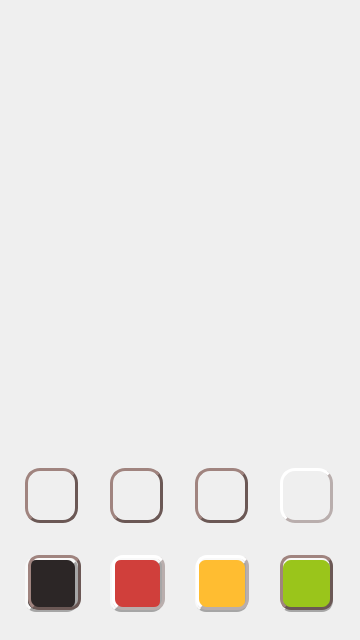
<?xml version="1.0" encoding="UTF-8"?>
<ui version="4.0">
 <class>NotePainterWidget</class>
 <widget class="QWidget" name="NotePainterWidget">
  <property name="geometry">
   <rect>
    <x>0</x>
    <y>0</y>
    <width>360</width>
    <height>640</height>
   </rect>
  </property>
  <property name="sizePolicy">
   <sizepolicy hsizetype="Fixed" vsizetype="Fixed">
    <horstretch>0</horstretch>
    <verstretch>0</verstretch>
   </sizepolicy>
  </property>
  <property name="minimumSize">
   <size>
    <width>360</width>
    <height>640</height>
   </size>
  </property>
  <property name="maximumSize">
   <size>
    <width>360</width>
    <height>640</height>
   </size>
  </property>
  <property name="windowTitle">
   <string>Form</string>
  </property>
  <property name="styleSheet">
   <string notr="true">#NotePainterWidget {
	background-image: url(:/backgrounds/images/paperbg_slide);
	background-attachment: fixed;
}</string>
  </property>
  <widget class="QWidget" name="BackgroundMenu" native="true">
   <property name="enabled">
    <bool>true</bool>
   </property>
   <property name="geometry">
    <rect>
     <x>0</x>
     <y>0</y>
     <width>360</width>
     <height>641</height>
    </rect>
   </property>
   <property name="styleSheet">
    <string notr="true">#BackgroundMenu{
	background-image: url(:/backgrounds/images/background_menu);
	background-attachment: fixed;
}</string>
   </property>
   <widget class="QPushButton" name="closeButton">
    <property name="geometry">
     <rect>
      <x>0</x>
      <y>0</y>
      <width>360</width>
      <height>440</height>
     </rect>
    </property>
    <property name="styleSheet">
     <string notr="true">#closeButton{
	height: 440px;
	width: 360px;
	background-image: none;
	background-color: transparent;
}

#closeButton:pressed{
	background-image: none;
	background-color: transparent;
}
</string>
    </property>
    <property name="text">
     <string/>
    </property>
    <property name="flat">
     <bool>true</bool>
    </property>
   </widget>
   <widget class="QWidget" name="buttonWidget" native="true">
    <property name="geometry">
     <rect>
      <x>0</x>
      <y>440</y>
      <width>361</width>
      <height>201</height>
     </rect>
    </property>
    <layout class="QGridLayout" name="gridLayout">
     <item row="0" column="0">
      <widget class="QPushButton" name="menuButton">
       <property name="enabled">
        <bool>true</bool>
       </property>
       <property name="minimumSize">
        <size>
         <width>55</width>
         <height>55</height>
        </size>
       </property>
       <property name="maximumSize">
        <size>
         <width>55</width>
         <height>55</height>
        </size>
       </property>
       <property name="styleSheet">
        <string notr="true">QPushButton {
	height: 55px;
	width: 55px;
    font: 1em;
    margin: 0 1px 0 1px;
    color: white;
 background-color: qlineargradient(x1: 0, y1: 0, x2: 0, y2: 1,
                                      stop: 0 #8f7572, stop: 1 #6b5855);
    border-style: outset;
    border-radius: 15px;
    border-width: 3px;
    border-color: #6b5855;
}
 
QPushButton:pressed {
 background-color: qlineargradient(x1: 0, y1: 0, x2: 0, y2: 1,
                                      stop: 0 #6b5855, stop: 1 #8f7572);
}</string>
       </property>
       <property name="text">
        <string/>
       </property>
       <property name="icon">
        <iconset resource="images.qrc">
         <normaloff>:/menu/images/openMenu.png</normaloff>:/menu/images/openMenu.png</iconset>
       </property>
       <property name="iconSize">
        <size>
         <width>27</width>
         <height>27</height>
        </size>
       </property>
       <property name="flat">
        <bool>true</bool>
       </property>
      </widget>
     </item>
     <item row="1" column="0">
      <widget class="QPushButton" name="blackButton">
       <property name="enabled">
        <bool>true</bool>
       </property>
       <property name="minimumSize">
        <size>
         <width>55</width>
         <height>55</height>
        </size>
       </property>
       <property name="maximumSize">
        <size>
         <width>55</width>
         <height>55</height>
        </size>
       </property>
       <property name="styleSheet">
        <string notr="true">QPushButton {
	height: 60px;
	width: 60px;
    /* Font size just 1.*/
    font: 1em;
    margin: 0 1px 0 1px;
    color: white;

    border-style: outset;
    border-radius: 11px;
    border-width: 3px;
    border-color: rgb(166, 166, 166);

    background-color: #2c2626;
}
 
QPushButton:pressed {	
	border-color: rgb(90, 91, 106);
}</string>
       </property>
       <property name="text">
        <string/>
       </property>
       <property name="flat">
        <bool>true</bool>
       </property>
      </widget>
     </item>
     <item row="0" column="8">
      <widget class="QPushButton" name="penButton">
       <property name="enabled">
        <bool>true</bool>
       </property>
       <property name="minimumSize">
        <size>
         <width>55</width>
         <height>55</height>
        </size>
       </property>
       <property name="maximumSize">
        <size>
         <width>55</width>
         <height>55</height>
        </size>
       </property>
       <property name="styleSheet">
        <string notr="true">QPushButton {
	height: 55px;
	width: 55px;
    font: 1em;
    margin: 0 1px 0 1px;
    color: white;
	background-color: qlineargradient(x1: 0, y1: 0, x2: 0, y2: 1,
                                      stop: 0 #8f7572, stop: 1 #6b5855);
    border-style: outset;
    border-radius: 15px;
    border-width: 3px;
    border-color: #6b5855;
}
 
QPushButton:checked {
 	background-color: qlineargradient(x1: 0, y1: 0, x2: 0, y2: 1,
                                      stop: 0 #6b5855, stop: 1 #8f7572);
    border-color: #b9aead;
}</string>
       </property>
       <property name="text">
        <string/>
       </property>
       <property name="icon">
        <iconset resource="images.qrc">
         <normaloff>:/icon/images/penIcon.png</normaloff>:/icon/images/penIcon.png</iconset>
       </property>
       <property name="iconSize">
        <size>
         <width>27</width>
         <height>27</height>
        </size>
       </property>
       <property name="checkable">
        <bool>true</bool>
       </property>
       <property name="checked">
        <bool>true</bool>
       </property>
       <property name="flat">
        <bool>true</bool>
       </property>
      </widget>
     </item>
     <item row="0" column="4">
      <widget class="QPushButton" name="rubberButton">
       <property name="enabled">
        <bool>true</bool>
       </property>
       <property name="minimumSize">
        <size>
         <width>55</width>
         <height>55</height>
        </size>
       </property>
       <property name="maximumSize">
        <size>
         <width>55</width>
         <height>55</height>
        </size>
       </property>
       <property name="styleSheet">
        <string notr="true">QPushButton {
	height: 55px;
	width: 55px;
    font: 1em;
    margin: 0 1px 0 1px;
    color: white;
	background-color: qlineargradient(x1: 0, y1: 0, x2: 0, y2: 1,
                                      stop: 0 #8f7572, stop: 1 #6b5855);
    border-style: outset;
    border-radius: 15px;
    border-width: 3px;
    border-color: #6b5855;
}
 
QPushButton:checked {
 	background-color: qlineargradient(x1: 0, y1: 0, x2: 0, y2: 1,
                                      stop: 0 #6b5855, stop: 1 #8f7572);
    border-color: #b9aead;
}</string>
       </property>
       <property name="text">
        <string/>
       </property>
       <property name="icon">
        <iconset resource="images.qrc">
         <normaloff>:/icon/images/rubberIcon.png</normaloff>:/icon/images/rubberIcon.png</iconset>
       </property>
       <property name="iconSize">
        <size>
         <width>27</width>
         <height>27</height>
        </size>
       </property>
       <property name="checkable">
        <bool>true</bool>
       </property>
       <property name="flat">
        <bool>true</bool>
       </property>
      </widget>
     </item>
     <item row="0" column="2">
      <widget class="QPushButton" name="clearButton">
       <property name="enabled">
        <bool>true</bool>
       </property>
       <property name="minimumSize">
        <size>
         <width>55</width>
         <height>55</height>
        </size>
       </property>
       <property name="maximumSize">
        <size>
         <width>55</width>
         <height>55</height>
        </size>
       </property>
       <property name="styleSheet">
        <string notr="true">QPushButton {
	height: 55px;
	width: 55px;
    font: 1em;
    margin: 0 1px 0 1px;
    color: white;
 background-color: qlineargradient(x1: 0, y1: 0, x2: 0, y2: 1,
                                      stop: 0 #8f7572, stop: 1 #6b5855);
    border-style: outset;
    border-radius: 15px;
    border-width: 3px;
    border-color: #6b5855;
}
 
QPushButton:pressed {
 background-color: qlineargradient(x1: 0, y1: 0, x2: 0, y2: 1,
                                      stop: 0 #6b5855, stop: 1 #8f7572);
}</string>
       </property>
       <property name="text">
        <string/>
       </property>
       <property name="icon">
        <iconset resource="images.qrc">
         <normaloff>:/icon/images/clearIcon.png</normaloff>:/icon/images/clearIcon.png</iconset>
       </property>
       <property name="iconSize">
        <size>
         <width>27</width>
         <height>27</height>
        </size>
       </property>
       <property name="flat">
        <bool>true</bool>
       </property>
      </widget>
     </item>
     <item row="1" column="2">
      <widget class="QPushButton" name="redButton">
       <property name="enabled">
        <bool>true</bool>
       </property>
       <property name="minimumSize">
        <size>
         <width>55</width>
         <height>55</height>
        </size>
       </property>
       <property name="maximumSize">
        <size>
         <width>55</width>
         <height>55</height>
        </size>
       </property>
       <property name="styleSheet">
        <string notr="true">QPushButton {
	height: 60px;
	width: 60px;
    /* Font size just 1.*/
    font: 1em;
    margin: 0 1px 0 1px;
    color: white;

    border-style: outset;
    border-radius: 11px;
    border-width: 3px;
    border-color: rgb(166, 166, 166);

    background-color: #d03f3b;
}
 
QPushButton:pressed {	
	border-color: rgb(90, 91, 106);
}</string>
       </property>
       <property name="text">
        <string/>
       </property>
       <property name="flat">
        <bool>true</bool>
       </property>
      </widget>
     </item>
     <item row="1" column="8">
      <widget class="QPushButton" name="greenButton">
       <property name="enabled">
        <bool>true</bool>
       </property>
       <property name="minimumSize">
        <size>
         <width>55</width>
         <height>55</height>
        </size>
       </property>
       <property name="maximumSize">
        <size>
         <width>55</width>
         <height>55</height>
        </size>
       </property>
       <property name="styleSheet">
        <string notr="true">QPushButton {
	height: 60px;
	width: 60px;
    /* Font size just 1.*/
    font: 1em;
    margin: 0 1px 0 1px;
    color: white;

    border-style: outset;
    border-radius: 11px;
    border-width: 3px;
    border-color: rgb(166, 166, 166);

    background-color: #9ac51b;
}
 
QPushButton:pressed {	
	border-color: rgb(90, 91, 106);
}</string>
       </property>
       <property name="text">
        <string/>
       </property>
       <property name="flat">
        <bool>true</bool>
       </property>
      </widget>
     </item>
     <item row="1" column="4">
      <widget class="QPushButton" name="yellowButton">
       <property name="enabled">
        <bool>true</bool>
       </property>
       <property name="minimumSize">
        <size>
         <width>55</width>
         <height>55</height>
        </size>
       </property>
       <property name="maximumSize">
        <size>
         <width>55</width>
         <height>55</height>
        </size>
       </property>
       <property name="styleSheet">
        <string notr="true">QPushButton {
	height: 60px;
	width: 60px;
    /* Font size just 1.*/
    font: 1em;
    margin: 0 1px 0 1px;
    color: white;

    border-style: outset;
    border-radius: 11px;
    border-width: 3px;
    border-color: rgb(166, 166, 166);

    background-color: #ffbd31;
}
 
QPushButton:pressed {	
	border-color: rgb(90, 91, 106);
}</string>
       </property>
       <property name="text">
        <string/>
       </property>
       <property name="flat">
        <bool>true</bool>
       </property>
      </widget>
     </item>
    </layout>
   </widget>
   <widget class="QWidget" name="miniMenuWidget" native="true">
    <property name="geometry">
     <rect>
      <x>0</x>
      <y>527</y>
      <width>360</width>
      <height>113</height>
     </rect>
    </property>
    <widget class="QWidget" name="miniMenuButtonWidget" native="true">
     <property name="geometry">
      <rect>
       <x>0</x>
       <y>0</y>
       <width>360</width>
       <height>113</height>
      </rect>
     </property>
     <property name="styleSheet">
      <string notr="true">QWidget#miniMenuButtonWidget {
	background-image: url(:/backgrounds/images/miniMenuBg);
	background-attachment: fixed;
}</string>
     </property>
     <widget class="QPushButton" name="quitButton">
      <property name="enabled">
       <bool>true</bool>
      </property>
      <property name="geometry">
       <rect>
        <x>279</x>
        <y>28</y>
        <width>55</width>
        <height>55</height>
       </rect>
      </property>
      <property name="minimumSize">
       <size>
        <width>55</width>
        <height>55</height>
       </size>
      </property>
      <property name="maximumSize">
       <size>
        <width>55</width>
        <height>55</height>
       </size>
      </property>
      <property name="styleSheet">
       <string notr="true">QPushButton {
    font: 1em;
    margin: 0 1px 0 1px;
    color: white;
    background-color: qlineargradient(x1: 0, y1: 0, x2: 0, y2: 1,
                                      stop: 0 #594d4d, stop: 1 #473a39);
    border-style: outset;
    border-radius: 11px;
    border-width: 3px;
    border-color: #6b5855;
}

QPushButton:pressed {
    background-color: qlineargradient(x1: 0, y1: 0, x2: 0, y2: 1,
                                      stop: 0 #473a39, stop: 1 #594d4d);
}</string>
      </property>
      <property name="text">
       <string/>
      </property>
      <property name="icon">
       <iconset resource="images.qrc">
        <normaloff>:/icon/images/closeIcon.png</normaloff>:/icon/images/closeIcon.png</iconset>
      </property>
      <property name="iconSize">
       <size>
        <width>27</width>
        <height>27</height>
       </size>
      </property>
      <property name="flat">
       <bool>true</bool>
      </property>
     </widget>
     <widget class="QPushButton" name="backButton">
      <property name="enabled">
       <bool>true</bool>
      </property>
      <property name="geometry">
       <rect>
        <x>27</x>
        <y>28</y>
        <width>55</width>
        <height>55</height>
       </rect>
      </property>
      <property name="minimumSize">
       <size>
        <width>55</width>
        <height>55</height>
       </size>
      </property>
      <property name="maximumSize">
       <size>
        <width>55</width>
        <height>55</height>
       </size>
      </property>
      <property name="styleSheet">
       <string notr="true">QPushButton {
    font: 1em;
    margin: 0 1px 0 1px;
    color: white;
    background-color: qlineargradient(x1: 0, y1: 0, x2: 0, y2: 1,
                                      stop: 0 #594d4d, stop: 1 #473a39);
    border-style: outset;
    border-radius: 11px;
    border-width: 3px;
    border-color: #6b5855;
}

QPushButton:pressed {
    background-color: qlineargradient(x1: 0, y1: 0, x2: 0, y2: 1,
                                      stop: 0 #473a39, stop: 1 #594d4d);
}</string>
      </property>
      <property name="text">
       <string/>
      </property>
      <property name="icon">
       <iconset resource="images.qrc">
        <normaloff>:/icon/images/backIcon.png</normaloff>:/icon/images/backIcon.png</iconset>
      </property>
      <property name="iconSize">
       <size>
        <width>27</width>
        <height>27</height>
       </size>
      </property>
      <property name="flat">
       <bool>true</bool>
      </property>
     </widget>
     <widget class="QPushButton" name="delButton">
      <property name="enabled">
       <bool>true</bool>
      </property>
      <property name="geometry">
       <rect>
        <x>111</x>
        <y>28</y>
        <width>55</width>
        <height>55</height>
       </rect>
      </property>
      <property name="minimumSize">
       <size>
        <width>55</width>
        <height>55</height>
       </size>
      </property>
      <property name="maximumSize">
       <size>
        <width>55</width>
        <height>55</height>
       </size>
      </property>
      <property name="styleSheet">
       <string notr="true">QPushButton {
    font: 1em;
    margin: 0 1px 0 1px;
    color: white;
    background-color: qlineargradient(x1: 0, y1: 0, x2: 0, y2: 1,
                                      stop: 0 #d03f3b, stop: 1 #9c2f2c);
    border-style: outset;
    border-radius: 11px;
    border-width: 3px;
    border-color: #b9aead;
}

QPushButton:pressed {
    background-color: qlineargradient(x1: 0, y1: 0, x2: 0, y2: 1,
                                      stop: 0 #9c2f2c, stop: 1 #d03f3b);
}
</string>
      </property>
      <property name="text">
       <string/>
      </property>
      <property name="icon">
       <iconset resource="images.qrc">
        <normaloff>:/icon/images/delIcon.png</normaloff>:/icon/images/delIcon.png</iconset>
      </property>
      <property name="iconSize">
       <size>
        <width>27</width>
        <height>27</height>
       </size>
      </property>
      <property name="flat">
       <bool>true</bool>
      </property>
     </widget>
     <widget class="QPushButton" name="sendButton">
      <property name="enabled">
       <bool>true</bool>
      </property>
      <property name="geometry">
       <rect>
        <x>195</x>
        <y>28</y>
        <width>55</width>
        <height>55</height>
       </rect>
      </property>
      <property name="minimumSize">
       <size>
        <width>55</width>
        <height>55</height>
       </size>
      </property>
      <property name="maximumSize">
       <size>
        <width>55</width>
        <height>55</height>
       </size>
      </property>
      <property name="styleSheet">
       <string notr="true">QPushButton {
    font: 1em;
    margin: 0 1px 0 1px;
    color: white;
    background-color: qlineargradient(x1: 0, y1: 0, x2: 0, y2: 1,
                                      stop: 0 #ffbd31, stop: 1 #bf8e25);
    border-style: outset;
    border-radius: 11px;
    border-width: 3px;
    border-color: #b9aead;
}

QPushButton:pressed {
    background-color: qlineargradient(x1: 0, y1: 0, x2: 0, y2: 1,
                                      stop: 0 #bf8e25, stop: 1 #ffbd31);
}</string>
      </property>
      <property name="text">
       <string/>
      </property>
      <property name="icon">
       <iconset resource="images.qrc">
        <normaloff>:/icon/images/sendIcon.png</normaloff>:/icon/images/sendIcon.png</iconset>
      </property>
      <property name="iconSize">
       <size>
        <width>27</width>
        <height>27</height>
       </size>
      </property>
      <property name="flat">
       <bool>true</bool>
      </property>
     </widget>
    </widget>
   </widget>
  </widget>
 </widget>
 <resources>
  <include location="images.qrc"/>
 </resources>
 <connections/>
</ui>
